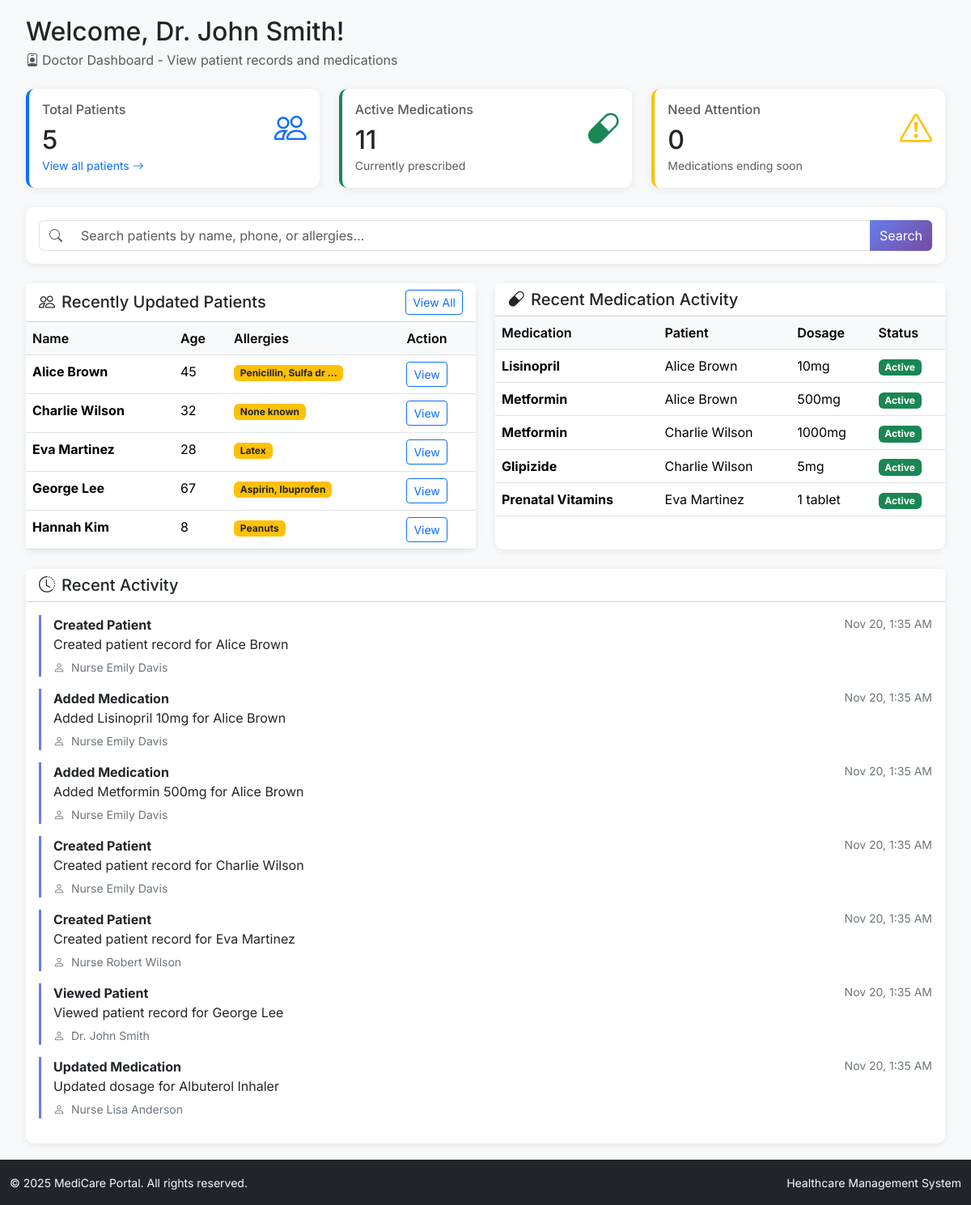
/index.php?r=menu/index (signed in), run on the app's committed database.
### tables this page shows
CREATE TABLE patients (
    id INT AUTO_INCREMENT PRIMARY KEY,
    name VARCHAR(100) NOT NULL,
    age INT NOT NULL,
    gender ENUM('Male', 'Female', 'Other') DEFAULT 'Male',
    phone VARCHAR(20) DEFAULT NULL,
    address TEXT DEFAULT NULL,
    allergies TEXT DEFAULT NULL,
    blood_type VARCHAR(5) DEFAULT NULL,
    emergency_contact VARCHAR(100) DEFAULT NULL,
    emergency_phone VARCHAR(20) DEFAULT NULL,
    notes TEXT DEFAULT NULL,
    created_by INT DEFAULT NULL,
    created_at TIMESTAMP DEFAULT CURRENT_TIMESTAMP,
    updated_at TIMESTAMP DEFAULT CURRENT_TIMESTAMP ON UPDATE CURRENT_TIMESTAMP,
    FOREIGN KEY (created_by) REFERENCES nurses(id) ON DELETE SET NULL
);

CREATE TABLE medications (
    id INT AUTO_INCREMENT PRIMARY KEY,
    patient_id INT NOT NULL,
    name VARCHAR(100) NOT NULL,
    dosage VARCHAR(50) NOT NULL,
    frequency VARCHAR(100) NOT NULL,
    route VARCHAR(50) DEFAULT 'Oral',
    start_date DATE NOT NULL,
    end_date DATE DEFAULT NULL,
    status ENUM('Active', 'Completed', 'Stopped') DEFAULT 'Active',
    instructions TEXT DEFAULT NULL,
    created_by INT DEFAULT NULL,
    updated_by INT DEFAULT NULL,
    created_at TIMESTAMP DEFAULT CURRENT_TIMESTAMP,
    updated_at TIMESTAMP DEFAULT CURRENT_TIMESTAMP ON UPDATE CURRENT_TIMESTAMP,
    FOREIGN KEY (patient_id) REFERENCES patients(id) ON DELETE CASCADE,
    FOREIGN KEY (created_by) REFERENCES nurses(id) ON DELETE SET NULL,
    FOREIGN KEY (updated_by) REFERENCES nurses(id) ON DELETE SET NULL
);

CREATE TABLE activity_logs (
    id INT AUTO_INCREMENT PRIMARY KEY,
    user_type ENUM('doctor', 'nurse') NOT NULL,
    user_id INT NOT NULL,
    action VARCHAR(100) NOT NULL,
    description TEXT DEFAULT NULL,
    entity_type VARCHAR(50) DEFAULT NULL,
    entity_id INT DEFAULT NULL,
    created_at TIMESTAMP DEFAULT CURRENT_TIMESTAMP
);

### app/views/menu/shop.php (the view, shortened to what the rows shown need)
<div class="container-fluid">
    <div class="row">
        <div class="col-12">
            <div class="content-wrapper">
                <div class="d-flex justify-content-between align-items-center mb-4">
                    <div>
                        <h2 class="mb-1">Welcome, <?php echo htmlspecialchars($userName); ?>!</h2>
                    </div>
                </div>
                <div class="row mb-4">
                    <div class="col-md-4">
                        <div class="card stat-card patients">
                            <div class="card-body">
                                <div class="d-flex justify-content-between align-items-center">
                                    <div>
                                        <h2 class="mb-0"><?php echo $totalPatients; ?></h2>
                                    </div>
                                </div>
                            </div>
                        </div>
                    </div>
                    <div class="col-md-4">
                        <div class="card stat-card medications">
                            <div class="card-body">
                                <div class="d-flex justify-content-between align-items-center">
                                    <div>
                                        <h2 class="mb-0"><?php echo $activeMedications; ?></h2>
                                    </div>
                                </div>
                            </div>
                        </div>
                    </div>
                    <div class="col-md-4">
                        <div class="card stat-card attention">
                            <div class="card-body">
                                <div class="d-flex justify-content-between align-items-center">
                                    <div>
                                        <h2 class="mb-0"><?php echo count($patientsNeedingAttention); ?></h2>
                                    </div>
                                </div>
                            </div>
                        </div>
                    </div>
                </div>
                <div class="row">
                    <div class="col-lg-6 mb-4">
                        <div class="card h-100">
                            <div class="card-body p-0">
                                <?php if (empty($recentPatients)): ?>
                                    <div class="p-4 text-center text-muted">
                                        <i class="bi bi-inbox" style="font-size: 2rem;"></i>
                                        <p class="mb-0 mt-2">No patients yet</p>
                                    </div>
                                <?php else: ?>
                                    <div class="table-responsive">
                                        <table class="table table-hover mb-0">
                                            <thead>
                                                <tr>
                                                    <th>Name</th>
                                                    <th>Age</th>
                                                    <th>Allergies</th>
                                                    <th>Action</th>
                                                </tr>
                                            </thead>
                                            <tbody>
                                                <?php foreach ($recentPatients as $patient): ?>
                                                    <tr>
                                                        <td>
                                                            <strong><?php echo htmlspecialchars($patient['name']); ?></strong>
                                                        </td>
                                                        <td><?php echo $patient['age']; ?></td>
                                                        <td>
                                                            <?php if ($patient['allergies']): ?>
                                                                <span class="badge bg-warning text-dark">
                                                                    <?php echo htmlspecialchars(substr($patient['allergies'], 0, 20)); ?>
                                                                    <?php echo strlen($patient['allergies']) > 20 ? '...' : ''; ?>
                                                                </span>
                                                            <?php else: ?>
                                                                <span class="text-muted">None</span>
                                                            <?php endif; ?>
                                                        </td>
                                                        <td>
                                                            <a href="index.php?r=patients/info&id=<?php echo $patient['id']; ?>" class="btn btn-sm btn-outline-primary">
                                                                View
                                                            </a>
                                                        </td>
                                                    </tr>
                                                <?php endforeach; ?>
                                            </tbody>
                                        </table>
                                    </div>
                                <?php endif; ?>
                            </div>
                        </div>
                    </div>
                    <div class="col-lg-6 mb-4">
                        <div class="card h-100">
                            <div class="card-body p-0">
                                <?php if (empty($recentMedications)): ?>
                                    <div class="p-4 text-center text-muted">
                                        <i class="bi bi-inbox" style="font-size: 2rem;"></i>
                                        <p class="mb-0 mt-2">No medications yet</p>
                                    </div>
                                <?php else: ?>
                                    <div class="table-responsive">
                                        <table class="table table-hover mb-0">
                                            <thead>
                                                <tr>
                                                    <th>Medication</th>
                                                    <th>Patient</th>
                                                    <th>Dosage</th>
                                                    <th>Status</th>
                                                </tr>
                                            </thead>
                                            <tbody>
                                                <?php foreach ($recentMedications as $med): ?>
                                                    <tr>
                                                        <td><strong><?php echo htmlspecialchars($med['name']); ?></strong></td>
                                                        <td><?php echo htmlspecialchars($med['patient_name']); ?></td>
                                                        <td><?php echo htmlspecialchars($med['dosage']); ?></td>
                                                        <td>
                                                            <?php
                                                            $statusClass = 'bg-success';
                                                            ?>
                                                            <span class="badge <?php echo $statusClass; ?>">
                                                                <?php echo $med['status']; ?>
                                                            </span>
                                                        </td>
                                                    </tr>
                                                <?php endforeach; ?>
                                            </tbody>
                                        </table>
                                    </div>
                                <?php endif; ?>
                            </div>
                        </div>
                    </div>
                </div>
                <div class="card">
                    <div class="card-body">
                        <?php if (empty($recentActivity)): ?>
                            <div class="text-center text-muted py-4">
                                <i class="bi bi-inbox" style="font-size: 2rem;"></i>
                                <p class="mb-0 mt-2">No recent activity</p>
                            </div>
                        <?php else: ?>
                            <?php foreach ($recentActivity as $activity): ?>
                                <div class="activity-item">
                                    <div class="d-flex justify-content-between">
                                        <strong><?php echo htmlspecialchars($activity['action']); ?></strong>
                                        <small><?php echo date('M j, g:i A', strtotime($activity['created_at'])); ?></small>
                                    </div>
                                    <p class="mb-1"><?php echo htmlspecialchars($activity['description'] ?? ''); ?></p>
                                    <small>
                                        <i class="bi bi-person me-1"></i>
                                        <?php echo htmlspecialchars($activity['user_name'] ?? ucfirst($activity['user_type'])); ?>
                                    </small>
                                </div>
                            <?php endforeach; ?>
                        <?php endif; ?>
                    </div>
                </div>
            </div>
        </div>
    </div>
</div>

### data on the page
patients: name "Alice Brown", age "45", allergies "Penicillin, Sulfa dr"
patients: name "Charlie Wilson", age "32", allergies "None known"
patients: name "Eva Martinez", age "28", allergies "Latex"
patients: name "George Lee", age "67", allergies "Aspirin, Ibuprofen"
patients: name "Hannah Kim", age "8", allergies "Peanuts"
medications: name "Lisinopril", patient.name "Alice Brown", dosage "10mg", status "Active"
medications: name "Metformin", patient.name "Alice Brown", dosage "500mg", status "Active"
medications: name "Metformin", patient.name "Charlie Wilson", dosage "1000mg", status "Active"
medications: name "Glipizide", patient.name "Charlie Wilson", dosage "5mg", status "Active"
medications: name "Prenatal Vitamins", patient.name "Eva Martinez", dosage "1 tablet", status "Active"
activity_logs: action "Created Patient", created_at "Nov 20, 1:35 AM", description "Created patient record for Alice Brown", user_name "Nurse Emily Davis"
activity_logs: action "Added Medication", created_at "Nov 20, 1:35 AM", description "Added Lisinopril 10mg for Alice Brown", user_name "Nurse Emily Davis"
activity_logs: action "Added Medication", created_at "Nov 20, 1:35 AM", description "Added Metformin 500mg for Alice Brown", user_name "Nurse Emily Davis"
activity_logs: action "Created Patient", created_at "Nov 20, 1:35 AM", description "Created patient record for Charlie Wilson", user_name "Nurse Emily Davis"
activity_logs: action "Created Patient", created_at "Nov 20, 1:35 AM", description "Created patient record for Eva Martinez", user_name "Nurse Robert Wilson"
activity_logs: action "Viewed Patient", created_at "Nov 20, 1:35 AM", description "Viewed patient record for George Lee", user_name "Dr. John Smith"
activity_logs: action "Updated Medication", created_at "Nov 20, 1:35 AM", description "Updated dosage for Albuterol Inhaler", user_name "Nurse Lisa Anderson"

### other printed values
$userName "Dr. John Smith"
$totalPatients "5"
$activeMedications "11"
count($patientsNeedingAttention) "0"
